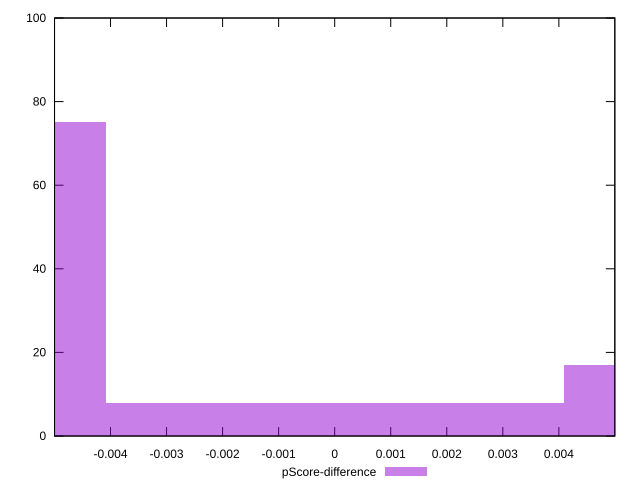

Generate this figure with gnuplot:
reset

$pScoreDifference <<EOF
-0.008168067909329602 75
0.008168067909329602 17
0 8
EOF

set key outside below
set boxwidth 0.008168067909329602
set xrange [-0.004998814469678273:0.004998355802941758]
set yrange [0:100]
set trange [0:100]
set style fill transparent solid 0.5 noborder
set terminal svg size 640, 490 enhanced background rgb 'white'
set output "reports/report_00033_2021-03-01T14-23-16.841Z/uses-long-cache-ttl/samples/astro/pScore-difference/histogram.svg"

plot $pScoreDifference title "pScore-difference" with boxes

reset
